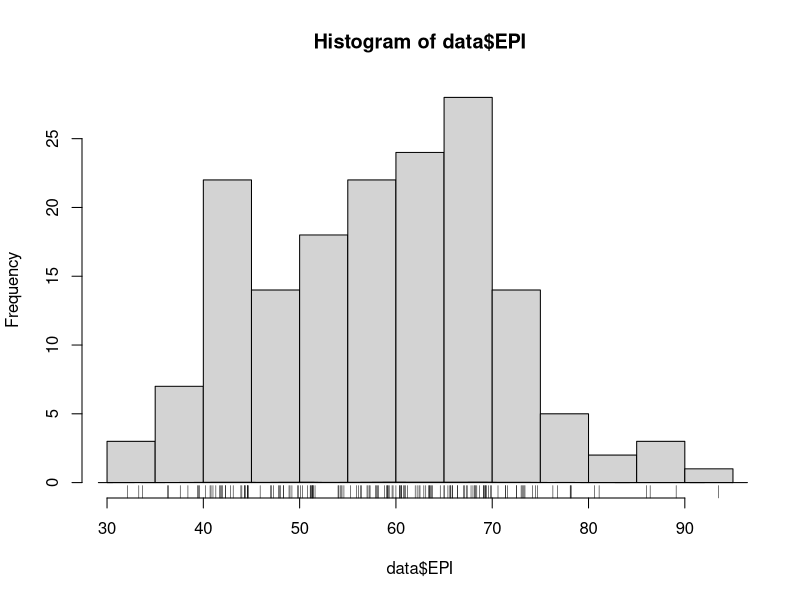
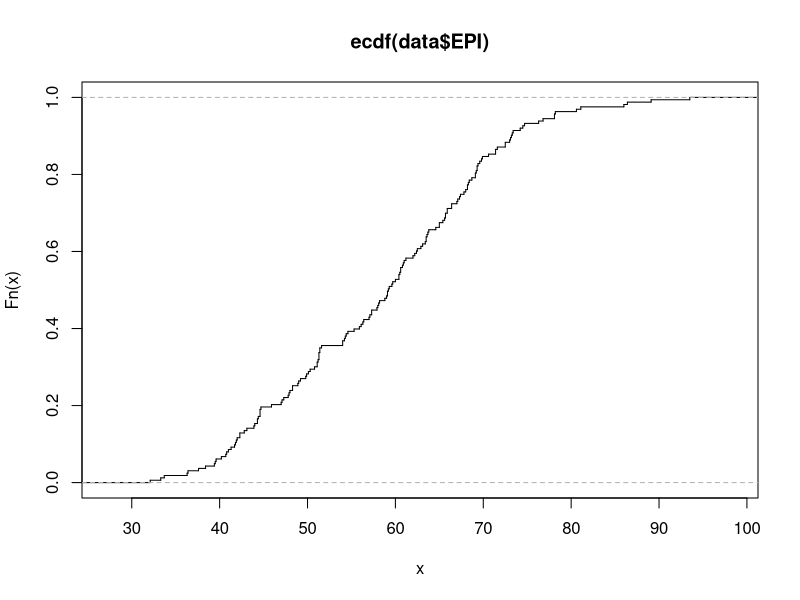
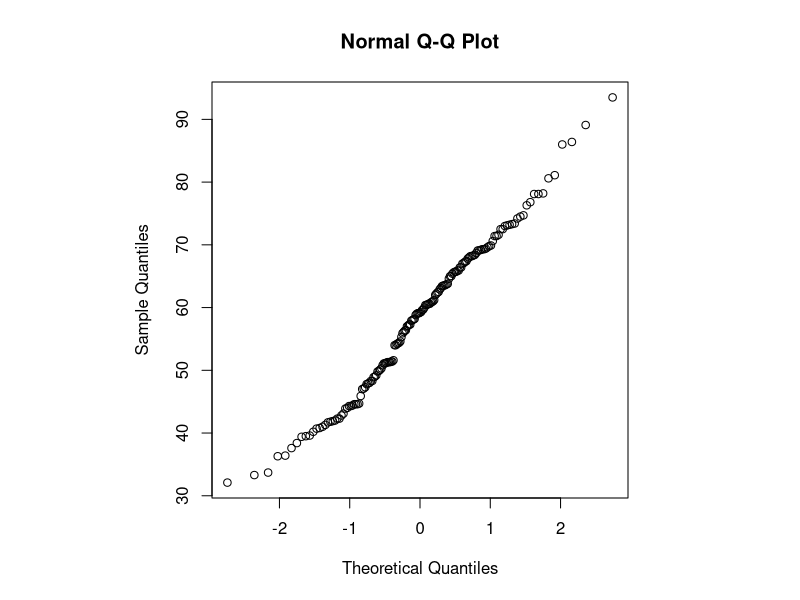

These figures' R source, in order: (Note: this script raises an error after producing the figures.)
## Part 1, Exercise 1
data <- read.csv('data/2010EPI_data.csv', header=TRUE)
# View(data)

# EPI
summary(data$EPI)
fivenum(data$EPI, na.rm=TRUE)
stem(data$EPI)
hist(data$EPI)
lines(density(data$EPI,na.rm=TRUE,bw=1.))
rug(data$EPI)

plot(ecdf(data$EPI), do.points=FALSE, verticals=TRUE)
par(pty="s")
qqnorm(data$EPI)
qqplot(qt(ppoints(250), df = 5), x, xlab = "Q-Q plot for t dsn")
qqline(x)

# Land Area
summary(data$Landarea)
fivenum(data$Landarea, na.rm=TRUE)
stem(data$Landarea)
boxplot(data$Landarea)
qqnorm(data$Landarea)

# Biodiversity
summary(data$BIODIVERSITY)
fivenum(data$BIODIVERSITY, na.rm=TRUE)
stem(data$BIODIVERSITY)
boxplot(data$BIODIVERSITY)

# Land Area vs. Biodiversity:
plot(ecdf(data$BIODIVERSITY), do.points=FALSE, verticals=TRUE)
par(pty="s")
qqnorm(data$BIODIVERSITY)

# Some other comparisons:
qqplot(data$AIR_H, data$WATER_H)
boxplot(data$AIR_H, data$WATER_H)